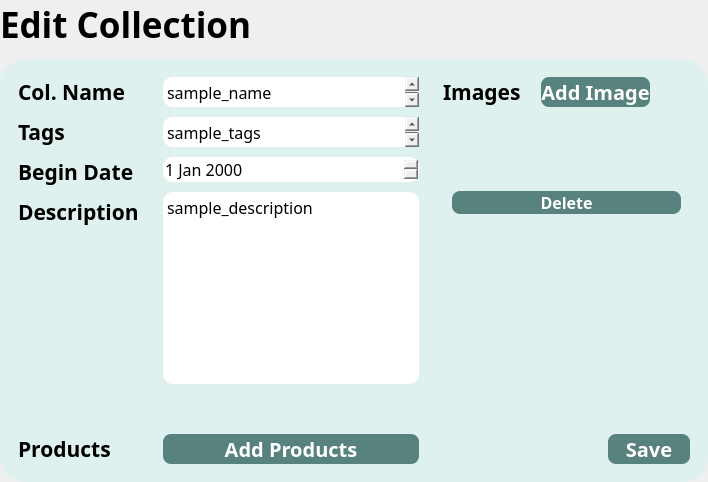
          <widget class="QWidget" name="edit_collection">
           <layout class="QVBoxLayout" name="verticalLayout_24">
            <property name="spacing">
             <number>10</number>
            </property>
            <property name="leftMargin">
             <number>0</number>
            </property>
            <property name="topMargin">
             <number>0</number>
            </property>
            <property name="rightMargin">
             <number>0</number>
            </property>
            <property name="bottomMargin">
             <number>0</number>
            </property>
            <item>
             <widget class="QLabel" name="collection_label_2">
              <property name="sizePolicy">
               <sizepolicy hsizetype="Preferred" vsizetype="Maximum">
                <horstretch>0</horstretch>
                <verstretch>0</verstretch>
               </sizepolicy>
              </property>
              <property name="font">
               <font>
                <family>Manrope</family>
                <pointsize>26</pointsize>
                <weight>75</weight>
                <bold>true</bold>
               </font>
              </property>
              <property name="text">
               <string>Edit Collection</string>
              </property>
             </widget>
            </item>
            <item>
             <widget class="QFrame" name="frame_30">
              <property name="styleSheet">
               <string notr="true">QFrame {
    background-color:#DFF1EE;
	border: none;
	border-radius: 25px;
}</string>
              </property>
              <property name="frameShape">
               <enum>QFrame::StyledPanel</enum>
              </property>
              <property name="frameShadow">
               <enum>QFrame::Raised</enum>
              </property>
              <layout class="QHBoxLayout" name="horizontalLayout_15">
               <item>
                <widget class="QFrame" name="frame_31">
                 <property name="maximumSize">
                  <size>
                   <width>180</width>
                   <height>16777215</height>
                  </size>
                 </property>
                 <property name="frameShape">
                  <enum>QFrame::StyledPanel</enum>
                 </property>
                 <property name="frameShadow">
                  <enum>QFrame::Raised</enum>
                 </property>
                 <layout class="QVBoxLayout" name="verticalLayout_18">
                  <property name="spacing">
                   <number>10</number>
                  </property>
                  <item>
                   <widget class="QLabel" name="label_17">
                    <property name="sizePolicy">
                     <sizepolicy hsizetype="Preferred" vsizetype="Maximum">
                      <horstretch>0</horstretch>
                      <verstretch>0</verstretch>
                     </sizepolicy>
                    </property>
                    <property name="font">
                     <font>
                      <family>Manrope</family>
                      <pointsize>16</pointsize>
                      <weight>75</weight>
                      <bold>true</bold>
                     </font>
                    </property>
                    <property name="text">
                     <string>Col. Name</string>
                    </property>
                   </widget>
                  </item>
                  <item>
                   <widget class="QLabel" name="label_23">
                    <property name="sizePolicy">
                     <sizepolicy hsizetype="Preferred" vsizetype="Maximum">
                      <horstretch>0</horstretch>
                      <verstretch>0</verstretch>
                     </sizepolicy>
                    </property>
                    <property name="font">
                     <font>
                      <family>Manrope</family>
                      <pointsize>16</pointsize>
                      <weight>75</weight>
                      <bold>true</bold>
                     </font>
                    </property>
                    <property name="text">
                     <string>Tags</string>
                    </property>
                   </widget>
                  </item>
                  <item>
                   <widget class="QLabel" name="label_25">
                    <property name="sizePolicy">
                     <sizepolicy hsizetype="Preferred" vsizetype="Maximum">
                      <horstretch>0</horstretch>
                      <verstretch>0</verstretch>
                     </sizepolicy>
                    </property>
                    <property name="font">
                     <font>
                      <family>Manrope</family>
                      <pointsize>16</pointsize>
                      <weight>75</weight>
                      <bold>true</bold>
                     </font>
                    </property>
                    <property name="text">
                     <string>Begin Date</string>
                    </property>
                   </widget>
                  </item>
                  <item>
                   <widget class="QLabel" name="label_26">
                    <property name="sizePolicy">
                     <sizepolicy hsizetype="Preferred" vsizetype="Maximum">
                      <horstretch>0</horstretch>
                      <verstretch>0</verstretch>
                     </sizepolicy>
                    </property>
                    <property name="font">
                     <font>
                      <family>Manrope</family>
                      <pointsize>16</pointsize>
                      <weight>75</weight>
                      <bold>true</bold>
                     </font>
                    </property>
                    <property name="text">
                     <string>Description</string>
                    </property>
                   </widget>
                  </item>
                  <item>
                   <spacer name="verticalSpacer_8">
                    <property name="orientation">
                     <enum>Qt::Vertical</enum>
                    </property>
                    <property name="sizeHint" stdset="0">
                     <size>
                      <width>20</width>
                      <height>40</height>
                     </size>
                    </property>
                   </spacer>
                  </item>
                  <item>
                   <widget class="QLabel" name="label_28">
                    <property name="sizePolicy">
                     <sizepolicy hsizetype="Preferred" vsizetype="Maximum">
                      <horstretch>0</horstretch>
                      <verstretch>0</verstretch>
                     </sizepolicy>
                    </property>
                    <property name="font">
                     <font>
                      <family>Manrope</family>
                      <pointsize>16</pointsize>
                      <weight>75</weight>
                      <bold>true</bold>
                     </font>
                    </property>
                    <property name="text">
                     <string>Products</string>
                    </property>
                   </widget>
                  </item>
                 </layout>
                </widget>
               </item>
               <item>
                <widget class="QFrame" name="frame_32">
                 <property name="styleSheet">
                  <string notr="true">* {
	border-radius: 10px;
}

QPushButton {
    background-color:#58827E;
	color: white;
	border-radius: 8px;
	border: none;
}

QPushButton::hover {
	background-color: #4D7672;
}</string>
                 </property>
                 <property name="frameShape">
                  <enum>QFrame::StyledPanel</enum>
                 </property>
                 <property name="frameShadow">
                  <enum>QFrame::Raised</enum>
                 </property>
                 <layout class="QVBoxLayout" name="verticalLayout_19">
                  <property name="spacing">
                   <number>10</number>
                  </property>
                  <item>
                   <widget class="QTextEdit" name="edit_collection_name_edit">
                    <property name="sizePolicy">
                     <sizepolicy hsizetype="Maximum" vsizetype="Maximum">
                      <horstretch>0</horstretch>
                      <verstretch>0</verstretch>
                     </sizepolicy>
                    </property>
                    <property name="maximumSize">
                     <size>
                      <width>16777215</width>
                      <height>30</height>
                     </size>
                    </property>
                    <property name="font">
                     <font>
                      <family>Manrope</family>
                      <pointsize>12</pointsize>
                     </font>
                    </property>
                    <property name="styleSheet">
                     <string notr="true">background-color: white</string>
                    </property>
                    <property name="html">
                     <string>&lt;!DOCTYPE HTML PUBLIC &quot;-//W3C//DTD HTML 4.0//EN&quot; &quot;http://www.w3.org/TR/REC-html40/strict.dtd&quot;&gt;
&lt;html&gt;&lt;head&gt;&lt;meta name=&quot;qrichtext&quot; content=&quot;1&quot; /&gt;&lt;style type=&quot;text/css&quot;&gt;
p, li { white-space: pre-wrap; }
&lt;/style&gt;&lt;/head&gt;&lt;body style=&quot; font-family:'Manrope'; font-size:12pt; font-weight:400; font-style:normal;&quot;&gt;
&lt;p style=&quot; margin-top:0px; margin-bottom:0px; margin-left:0px; margin-right:0px; -qt-block-indent:0; text-indent:0px;&quot;&gt;sample_name&lt;/p&gt;&lt;/body&gt;&lt;/html&gt;</string>
                    </property>
                   </widget>
                  </item>
                  <item>
                   <widget class="QTextEdit" name="edit_collection_tag_edit">
                    <property name="sizePolicy">
                     <sizepolicy hsizetype="Maximum" vsizetype="Maximum">
                      <horstretch>0</horstretch>
                      <verstretch>0</verstretch>
                     </sizepolicy>
                    </property>
                    <property name="maximumSize">
                     <size>
                      <width>16777215</width>
                      <height>30</height>
                     </size>
                    </property>
                    <property name="font">
                     <font>
                      <family>Manrope</family>
                     </font>
                    </property>
                    <property name="styleSheet">
                     <string notr="true">background-color: white</string>
                    </property>
                    <property name="html">
                     <string>&lt;!DOCTYPE HTML PUBLIC &quot;-//W3C//DTD HTML 4.0//EN&quot; &quot;http://www.w3.org/TR/REC-html40/strict.dtd&quot;&gt;
&lt;html&gt;&lt;head&gt;&lt;meta name=&quot;qrichtext&quot; content=&quot;1&quot; /&gt;&lt;style type=&quot;text/css&quot;&gt;
p, li { white-space: pre-wrap; }
&lt;/style&gt;&lt;/head&gt;&lt;body style=&quot; font-family:'Manrope'; font-size:7.8pt; font-weight:400; font-style:normal;&quot;&gt;
&lt;p style=&quot; margin-top:0px; margin-bottom:0px; margin-left:0px; margin-right:0px; -qt-block-indent:0; text-indent:0px;&quot;&gt;&lt;span style=&quot; font-size:12pt;&quot;&gt;sample_tags&lt;/span&gt;&lt;/p&gt;&lt;/body&gt;&lt;/html&gt;</string>
                    </property>
                   </widget>
                  </item>
                  <item>
                   <widget class="QDateEdit" name="edit_collection_page_date_edit">
                    <property name="font">
                     <font>
                      <family>Manrope</family>
                      <pointsize>12</pointsize>
                     </font>
                    </property>
                   </widget>
                  </item>
                  <item>
                   <widget class="QTextEdit" name="edit_collection_des_edit">
                    <property name="sizePolicy">
                     <sizepolicy hsizetype="Maximum" vsizetype="MinimumExpanding">
                      <horstretch>0</horstretch>
                      <verstretch>0</verstretch>
                     </sizepolicy>
                    </property>
                    <property name="font">
                     <font>
                      <family>Manrope</family>
                      <weight>50</weight>
                      <bold>false</bold>
                     </font>
                    </property>
                    <property name="styleSheet">
                     <string notr="true">background-color: white</string>
                    </property>
                    <property name="html">
                     <string>&lt;!DOCTYPE HTML PUBLIC &quot;-//W3C//DTD HTML 4.0//EN&quot; &quot;http://www.w3.org/TR/REC-html40/strict.dtd&quot;&gt;
&lt;html&gt;&lt;head&gt;&lt;meta name=&quot;qrichtext&quot; content=&quot;1&quot; /&gt;&lt;style type=&quot;text/css&quot;&gt;
p, li { white-space: pre-wrap; }
&lt;/style&gt;&lt;/head&gt;&lt;body style=&quot; font-family:'Manrope'; font-size:7.8pt; font-weight:400; font-style:normal;&quot;&gt;
&lt;p style=&quot; margin-top:0px; margin-bottom:0px; margin-left:0px; margin-right:0px; -qt-block-indent:0; text-indent:0px;&quot;&gt;&lt;span style=&quot; font-size:12pt;&quot;&gt;sample_description&lt;/span&gt;&lt;/p&gt;&lt;/body&gt;&lt;/html&gt;</string>
                    </property>
                   </widget>
                  </item>
                  <item>
                   <spacer name="spacer">
                    <property name="orientation">
                     <enum>Qt::Vertical</enum>
                    </property>
                    <property name="sizeHint" stdset="0">
                     <size>
                      <width>20</width>
                      <height>40</height>
                     </size>
                    </property>
                   </spacer>
                  </item>
                  <item>
                   <widget class="QPushButton" name="edit_collection_page_add_product">
                    <property name="sizePolicy">
                     <sizepolicy hsizetype="Preferred" vsizetype="Minimum">
                      <horstretch>0</horstretch>
                      <verstretch>0</verstretch>
                     </sizepolicy>
                    </property>
                    <property name="minimumSize">
                     <size>
                      <width>0</width>
                      <height>30</height>
                     </size>
                    </property>
                    <property name="maximumSize">
                     <size>
                      <width>16777215</width>
                      <height>30</height>
                     </size>
                    </property>
                    <property name="font">
                     <font>
                      <family>Manrope</family>
                      <pointsize>15</pointsize>
                      <weight>75</weight>
                      <bold>true</bold>
                     </font>
                    </property>
                    <property name="text">
                     <string>Add Products</string>
                    </property>
                   </widget>
                  </item>
                 </layout>
                </widget>
               </item>
               <item>
                <widget class="QFrame" name="frame_33">
                 <property name="frameShape">
                  <enum>QFrame::StyledPanel</enum>
                 </property>
                 <property name="frameShadow">
                  <enum>QFrame::Raised</enum>
                 </property>
                 <layout class="QVBoxLayout" name="verticalLayout_20">
                  <item>
                   <widget class="QFrame" name="frame_34">
                    <property name="sizePolicy">
                     <sizepolicy hsizetype="Preferred" vsizetype="Maximum">
                      <horstretch>0</horstretch>
                      <verstretch>0</verstretch>
                     </sizepolicy>
                    </property>
                    <property name="styleSheet">
                     <string notr="true">QPushButton {
    background-color:#58827E;
	color: white;
	border-radius: 8px;
	border: none;
}

QPushButton::hover {
	background-color: #4D7672;
}</string>
                    </property>
                    <property name="frameShape">
                     <enum>QFrame::StyledPanel</enum>
                    </property>
                    <property name="frameShadow">
                     <enum>QFrame::Raised</enum>
                    </property>
                    <layout class="QHBoxLayout" name="horizontalLayout_20">
                     <property name="spacing">
                      <number>20</number>
                     </property>
                     <property name="leftMargin">
                      <number>0</number>
                     </property>
                     <property name="topMargin">
                      <number>0</number>
                     </property>
                     <property name="rightMargin">
                      <number>0</number>
                     </property>
                     <property name="bottomMargin">
                      <number>0</number>
                     </property>
                     <item>
                      <widget class="QLabel" name="label_27">
                       <property name="sizePolicy">
                        <sizepolicy hsizetype="Preferred" vsizetype="Preferred">
                         <horstretch>0</horstretch>
                         <verstretch>0</verstretch>
                        </sizepolicy>
                       </property>
                       <property name="font">
                        <font>
                         <family>Manrope</family>
                         <pointsize>16</pointsize>
                         <weight>75</weight>
                         <bold>true</bold>
                        </font>
                       </property>
                       <property name="text">
                        <string>Images</string>
                       </property>
                      </widget>
                     </item>
                     <item>
                      <widget class="QPushButton" name="edit_collection_add_img_button">
                       <property name="sizePolicy">
                        <sizepolicy hsizetype="MinimumExpanding" vsizetype="Minimum">
                         <horstretch>0</horstretch>
                         <verstretch>0</verstretch>
                        </sizepolicy>
                       </property>
                       <property name="minimumSize">
                        <size>
                         <width>0</width>
                         <height>30</height>
                        </size>
                       </property>
                       <property name="maximumSize">
                        <size>
                         <width>16777215</width>
                         <height>30</height>
                        </size>
                       </property>
                       <property name="font">
                        <font>
                         <family>Manrope</family>
                         <pointsize>15</pointsize>
                         <weight>75</weight>
                         <bold>true</bold>
                        </font>
                       </property>
                       <property name="text">
                        <string>Add Image</string>
                       </property>
                      </widget>
                     </item>
                     <item>
                      <spacer name="horizontalSpacer_18">
                       <property name="orientation">
                        <enum>Qt::Horizontal</enum>
                       </property>
                       <property name="sizeHint" stdset="0">
                        <size>
                         <width>40</width>
                         <height>20</height>
                        </size>
                       </property>
                      </spacer>
                     </item>
                    </layout>
                   </widget>
                  </item>
                  <item>
                   <widget class="QStackedWidget" name="stackedWidget_3">
                    <property name="maximumSize">
                     <size>
                      <width>250</width>
                      <height>300</height>
                     </size>
                    </property>
                    <property name="styleSheet">
                     <string notr="true">QPushButton {
    background-color:#58827E;
	color: white;
	border-radius: 8px;
	border: none;
}

QPushButton::hover {
	background-color: #4D7672;
}</string>
                    </property>
                    <property name="currentIndex">
                     <number>0</number>
                    </property>
                    <widget class="QWidget" name="page_5">
                     <layout class="QVBoxLayout" name="verticalLayout_21">
                      <item>
                       <widget class="QLabel" name="edit_collection_page_pic_label">
                        <property name="sizePolicy">
                         <sizepolicy hsizetype="Preferred" vsizetype="Preferred">
                          <horstretch>0</horstretch>
                          <verstretch>0</verstretch>
                         </sizepolicy>
                        </property>
                        <property name="minimumSize">
                         <size>
                          <width>0</width>
                          <height>0</height>
                         </size>
                        </property>
                        <property name="maximumSize">
                         <size>
                          <width>250</width>
                          <height>250</height>
                         </size>
                        </property>
                        <property name="text">
                         <string/>
                        </property>
                        <property name="pixmap">
                         <pixmap resource="../../../public/images/post_images/post_images.qrc">:/post_images/IMG_7107.jpg</pixmap>
                        </property>
                        <property name="scaledContents">
                         <bool>true</bool>
                        </property>
                       </widget>
                      </item>
                      <item>
                       <widget class="QPushButton" name="edit_collection_page_del_button">
                        <property name="font">
                         <font>
                          <family>Manrope</family>
                          <pointsize>12</pointsize>
                          <weight>75</weight>
                          <bold>true</bold>
                         </font>
                        </property>
                        <property name="text">
                         <string>Delete</string>
                        </property>
                       </widget>
                      </item>
                     </layout>
                    </widget>
                    <widget class="QWidget" name="page_6">
                     <layout class="QVBoxLayout" name="verticalLayout_22">
                      <item>
                       <widget class="QLabel" name="image_label_4">
                        <property name="sizePolicy">
                         <sizepolicy hsizetype="Preferred" vsizetype="Preferred">
                          <horstretch>0</horstretch>
                          <verstretch>0</verstretch>
                         </sizepolicy>
                        </property>
                        <property name="minimumSize">
                         <size>
                          <width>0</width>
                          <height>0</height>
                         </size>
                        </property>
                        <property name="maximumSize">
                         <size>
                          <width>250</width>
                          <height>250</height>
                         </size>
                        </property>
                        <property name="text">
                         <string/>
                        </property>
                        <property name="pixmap">
                         <pixmap resource="../../../public/images/post_images/post_images.qrc">:/post_images/IMG_7105.jpg</pixmap>
                        </property>
                        <property name="scaledContents">
                         <bool>true</bool>
                        </property>
                        <property name="wordWrap">
                         <bool>false</bool>
                        </property>
                       </widget>
                      </item>
                      <item>
                       <widget class="QPushButton" name="delete_button_4">
                        <property name="font">
                         <font>
                          <family>Manrope</family>
                          <pointsize>12</pointsize>
                          <weight>75</weight>
                          <bold>true</bold>
                         </font>
                        </property>
                        <property name="text">
                         <string>Delete</string>
                        </property>
                       </widget>
                      </item>
                     </layout>
                    </widget>
                   </widget>
                  </item>
                  <item>
                   <spacer name="verticalSpacer_11">
                    <property name="orientation">
                     <enum>Qt::Vertical</enum>
                    </property>
                    <property name="sizeHint" stdset="0">
                     <size>
                      <width>20</width>
                      <height>205</height>
                     </size>
                    </property>
                   </spacer>
                  </item>
                  <item>
                   <widget class="QFrame" name="frame_35">
                    <property name="sizePolicy">
                     <sizepolicy hsizetype="Preferred" vsizetype="Maximum">
                      <horstretch>0</horstretch>
                      <verstretch>0</verstretch>
                     </sizepolicy>
                    </property>
                    <property name="styleSheet">
                     <string notr="true">QPushButton {
    background-color:#58827E;
	color: white;
	border-radius: 8px;
	border: none;
}

QPushButton::hover {
	background-color: #4D7672;
}</string>
                    </property>
                    <property name="frameShape">
                     <enum>QFrame::StyledPanel</enum>
                    </property>
                    <property name="frameShadow">
                     <enum>QFrame::Raised</enum>
                    </property>
                    <layout class="QHBoxLayout" name="horizontalLayout_21">
                     <property name="spacing">
                      <number>20</number>
                     </property>
                     <property name="leftMargin">
                      <number>0</number>
                     </property>
                     <property name="topMargin">
                      <number>0</number>
                     </property>
                     <property name="rightMargin">
                      <number>0</number>
                     </property>
                     <property name="bottomMargin">
                      <number>0</number>
                     </property>
                     <item>
                      <spacer name="horizontalSpacer_20">
                       <property name="orientation">
                        <enum>Qt::Horizontal</enum>
                       </property>
                       <property name="sizeHint" stdset="0">
                        <size>
                         <width>40</width>
                         <height>20</height>
                        </size>
                       </property>
                      </spacer>
                     </item>
                     <item>
                      <spacer name="horizontalSpacer_4">
                       <property name="orientation">
                        <enum>Qt::Horizontal</enum>
                       </property>
                       <property name="sizeHint" stdset="0">
                        <size>
                         <width>40</width>
                         <height>20</height>
                        </size>
                       </property>
                      </spacer>
                     </item>
                     <item>
                      <widget class="QPushButton" name="edit_collection_page_save_button">
                       <property name="sizePolicy">
                        <sizepolicy hsizetype="MinimumExpanding" vsizetype="Minimum">
                         <horstretch>0</horstretch>
                         <verstretch>0</verstretch>
                        </sizepolicy>
                       </property>
                       <property name="minimumSize">
                        <size>
                         <width>0</width>
                         <height>30</height>
                        </size>
                       </property>
                       <property name="maximumSize">
                        <size>
                         <width>16777215</width>
                         <height>30</height>
                        </size>
                       </property>
                       <property name="font">
                        <font>
                         <family>Manrope</family>
                         <pointsize>15</pointsize>
                         <weight>75</weight>
                         <bold>true</bold>
                        </font>
                       </property>
                       <property name="text">
                        <string>Save</string>
                       </property>
                      </widget>
                     </item>
                    </layout>
                   </widget>
                  </item>
                 </layout>
                </widget>
               </item>
              </layout>
             </widget>
            </item>
           </layout>
          </widget>
